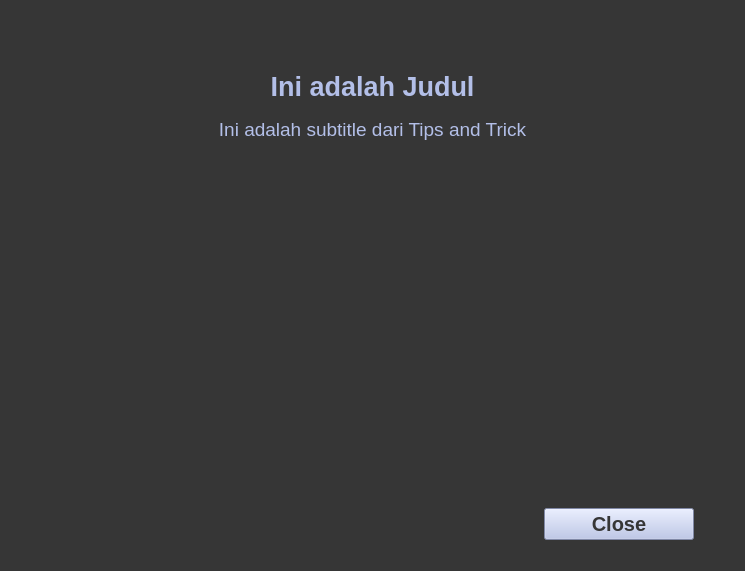
<?xml version="1.0" encoding="UTF-8"?>
<ui version="4.0">
 <class>Form</class>
 <widget class="QWidget" name="Form">
  <property name="geometry">
   <rect>
    <x>0</x>
    <y>0</y>
    <width>745</width>
    <height>571</height>
   </rect>
  </property>
  <property name="windowTitle">
   <string>Form</string>
  </property>
  <property name="styleSheet">
   <string notr="true">background-color: rgb(54, 54, 54);</string>
  </property>
  <layout class="QGridLayout" name="gridLayout">
   <item row="3" column="1">
    <spacer name="horizontalSpacer_3">
     <property name="orientation">
      <enum>Qt::Horizontal</enum>
     </property>
     <property name="sizeType">
      <enum>QSizePolicy::Fixed</enum>
     </property>
     <property name="sizeHint" stdset="0">
      <size>
       <width>100</width>
       <height>20</height>
      </size>
     </property>
    </spacer>
   </item>
   <item row="6" column="1" colspan="3">
    <widget class="QLabel" name="lbl_subtitle">
     <property name="sizePolicy">
      <sizepolicy hsizetype="Minimum" vsizetype="Maximum">
       <horstretch>0</horstretch>
       <verstretch>0</verstretch>
      </sizepolicy>
     </property>
     <property name="styleSheet">
      <string notr="true">font-size: 14pt; color: rgb(179, 191, 232); font-weight: DemiBold;</string>
     </property>
     <property name="text">
      <string>&lt;html&gt;&lt;head/&gt;&lt;body&gt;&lt;p align=&quot;center&quot;&gt;Ini adalah subtitle dari Tips and Trick&lt;/p&gt;&lt;/body&gt;&lt;/html&gt;</string>
     </property>
     <property name="scaledContents">
      <bool>true</bool>
     </property>
     <property name="alignment">
      <set>Qt::AlignCenter</set>
     </property>
    </widget>
   </item>
   <item row="13" column="3">
    <widget class="QPushButton" name="btn_cancel">
     <property name="sizePolicy">
      <sizepolicy hsizetype="Ignored" vsizetype="Fixed">
       <horstretch>0</horstretch>
       <verstretch>0</verstretch>
      </sizepolicy>
     </property>
     <property name="cursor">
      <cursorShape>PointingHandCursor</cursorShape>
     </property>
     <property name="styleSheet">
      <string notr="true">font-size: 15pt; background-color: rgb(179, 191, 232); font-weight: Bold;
color: rgb(54, 54, 54);</string>
     </property>
     <property name="text">
      <string>Close</string>
     </property>
    </widget>
   </item>
   <item row="3" column="5">
    <spacer name="horizontalSpacer_2">
     <property name="orientation">
      <enum>Qt::Horizontal</enum>
     </property>
     <property name="sizeType">
      <enum>QSizePolicy::Fixed</enum>
     </property>
     <property name="sizeHint" stdset="0">
      <size>
       <width>40</width>
       <height>20</height>
      </size>
     </property>
    </spacer>
   </item>
   <item row="5" column="5">
    <spacer name="verticalSpacer_3">
     <property name="orientation">
      <enum>Qt::Vertical</enum>
     </property>
     <property name="sizeType">
      <enum>QSizePolicy::Fixed</enum>
     </property>
     <property name="sizeHint" stdset="0">
      <size>
       <width>20</width>
       <height>10</height>
      </size>
     </property>
    </spacer>
   </item>
   <item row="14" column="5">
    <spacer name="verticalSpacer">
     <property name="orientation">
      <enum>Qt::Vertical</enum>
     </property>
     <property name="sizeType">
      <enum>QSizePolicy::Fixed</enum>
     </property>
     <property name="sizeHint" stdset="0">
      <size>
       <width>20</width>
       <height>20</height>
      </size>
     </property>
    </spacer>
   </item>
   <item row="3" column="2">
    <spacer name="horizontalSpacer_5">
     <property name="orientation">
      <enum>Qt::Horizontal</enum>
     </property>
     <property name="sizeType">
      <enum>QSizePolicy::Expanding</enum>
     </property>
     <property name="sizeHint" stdset="0">
      <size>
       <width>150</width>
       <height>20</height>
      </size>
     </property>
    </spacer>
   </item>
   <item row="11" column="5">
    <spacer name="verticalSpacer_7">
     <property name="orientation">
      <enum>Qt::Vertical</enum>
     </property>
     <property name="sizeType">
      <enum>QSizePolicy::Fixed</enum>
     </property>
     <property name="sizeHint" stdset="0">
      <size>
       <width>20</width>
       <height>15</height>
      </size>
     </property>
    </spacer>
   </item>
   <item row="4" column="1" colspan="3">
    <widget class="QLabel" name="lbl_title">
     <property name="styleSheet">
      <string notr="true">font-size: 20pt; color: rgb(179, 191, 232); font-weight: Bold;</string>
     </property>
     <property name="text">
      <string>&lt;html&gt;&lt;head/&gt;&lt;body&gt;&lt;p align=&quot;center&quot;&gt;Ini adalah Judul&lt;/p&gt;&lt;/body&gt;&lt;/html&gt;</string>
     </property>
     <property name="alignment">
      <set>Qt::AlignCenter</set>
     </property>
    </widget>
   </item>
   <item row="3" column="0">
    <spacer name="horizontalSpacer">
     <property name="orientation">
      <enum>Qt::Horizontal</enum>
     </property>
     <property name="sizeType">
      <enum>QSizePolicy::Fixed</enum>
     </property>
     <property name="sizeHint" stdset="0">
      <size>
       <width>40</width>
       <height>20</height>
      </size>
     </property>
    </spacer>
   </item>
   <item row="3" column="3">
    <spacer name="horizontalSpacer_6">
     <property name="orientation">
      <enum>Qt::Horizontal</enum>
     </property>
     <property name="sizeType">
      <enum>QSizePolicy::Fixed</enum>
     </property>
     <property name="sizeHint" stdset="0">
      <size>
       <width>150</width>
       <height>20</height>
      </size>
     </property>
    </spacer>
   </item>
   <item row="0" column="5">
    <spacer name="verticalSpacer_2">
     <property name="orientation">
      <enum>Qt::Vertical</enum>
     </property>
     <property name="sizeType">
      <enum>QSizePolicy::Fixed</enum>
     </property>
     <property name="sizeHint" stdset="0">
      <size>
       <width>20</width>
       <height>40</height>
      </size>
     </property>
    </spacer>
   </item>
   <item row="10" column="1" colspan="3">
    <widget class="QTextBrowser" name="text_content">
     <property name="font">
      <font>
       <family>Arial</family>
       <pointsize>20</pointsize>
       <weight>50</weight>
       <bold>false</bold>
       <kerning>false</kerning>
      </font>
     </property>
     <property name="styleSheet">
      <string notr="true">font-size: 20pt; color: rgb(179, 191, 232); font-weight: DemiBold; border: none;</string>
     </property>
     <property name="html">
      <string>&lt;!DOCTYPE HTML PUBLIC &quot;-//W3C//DTD HTML 4.0//EN&quot; &quot;http://www.w3.org/TR/REC-html40/strict.dtd&quot;&gt;
&lt;html&gt;&lt;head&gt;&lt;meta name=&quot;qrichtext&quot; content=&quot;1&quot; /&gt;&lt;style type=&quot;text/css&quot;&gt;
p, li { white-space: pre-wrap; }
&lt;/style&gt;&lt;/head&gt;&lt;body style=&quot; font-family:'Arial'; font-size:20pt; font-weight:400; font-style:normal;&quot;&gt;
&lt;p style=&quot;-qt-paragraph-type:empty; margin-top:0px; margin-bottom:0px; margin-left:0px; margin-right:0px; -qt-block-indent:0; text-indent:0px;&quot;&gt;&lt;br /&gt;&lt;/p&gt;&lt;/body&gt;&lt;/html&gt;</string>
     </property>
    </widget>
   </item>
   <item row="7" column="5">
    <spacer name="verticalSpacer_5">
     <property name="orientation">
      <enum>Qt::Vertical</enum>
     </property>
     <property name="sizeType">
      <enum>QSizePolicy::Fixed</enum>
     </property>
     <property name="sizeHint" stdset="0">
      <size>
       <width>20</width>
       <height>10</height>
      </size>
     </property>
    </spacer>
   </item>
   <item row="9" column="5">
    <spacer name="verticalSpacer_4">
     <property name="orientation">
      <enum>Qt::Vertical</enum>
     </property>
     <property name="sizeType">
      <enum>QSizePolicy::Fixed</enum>
     </property>
     <property name="sizeHint" stdset="0">
      <size>
       <width>5</width>
       <height>10</height>
      </size>
     </property>
    </spacer>
   </item>
   <item row="8" column="1" colspan="3">
    <widget class="QLabel" name="lbl_date">
     <property name="styleSheet">
      <string notr="true">font-size: 10pt; color: rgb(179, 191, 232); font-weight: DemiBold;</string>
     </property>
     <property name="text">
      <string/>
     </property>
    </widget>
   </item>
  </layout>
 </widget>
 <resources/>
 <connections/>
</ui>
